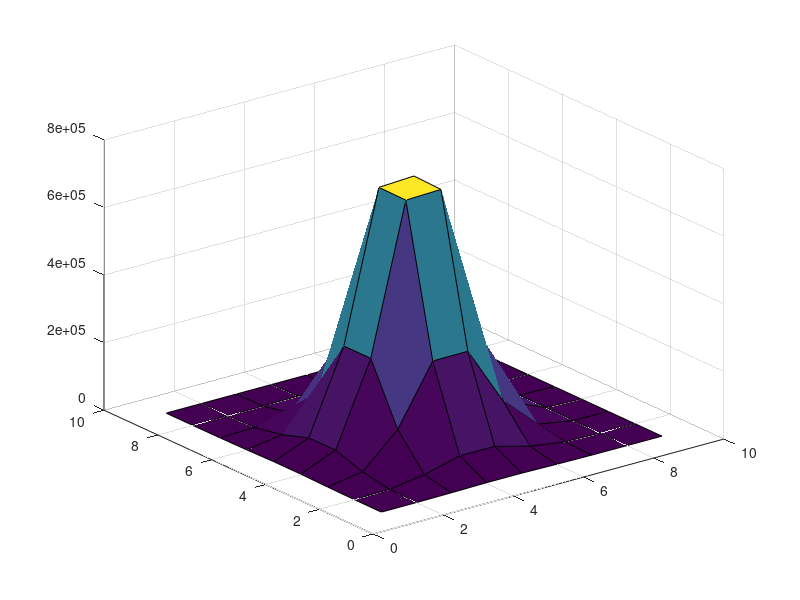
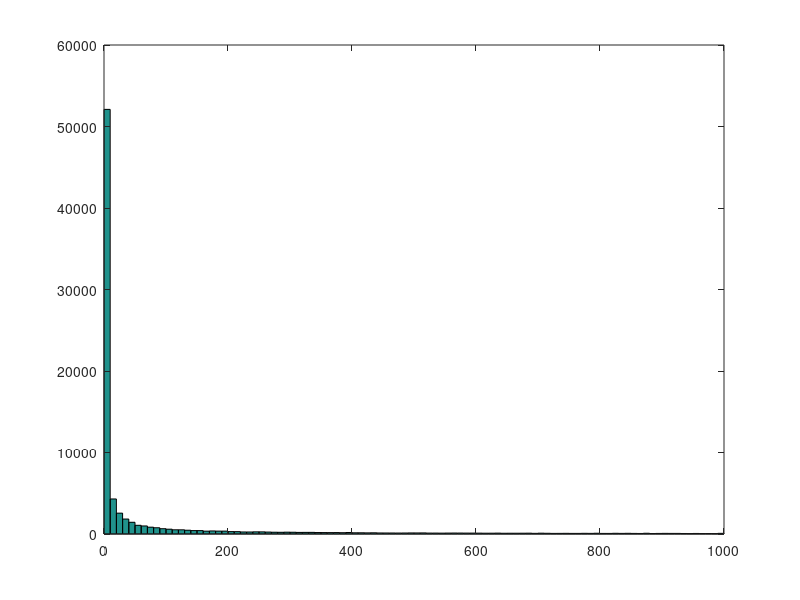

Reproduce these figures in MATLAB, in order.
function data=SimulatePSFBleachHist

PSFSD=1;
trials=1000;
data=[];
IMdata=zeros(9);
for i=1:trials;
xt=rand+4;
yt=rand+4;
for ix=1:9
    for iy=1:9
        IM(iy,ix)=1000*exp(-(norm([xt-ix yt-iy]))^2/2);
    end
end
V=reshape(IM,[1 81]);
data=[data V];
IMdata=IMdata+IM;
end
figure
surf(IMdata)
figure
hist(data,100)
